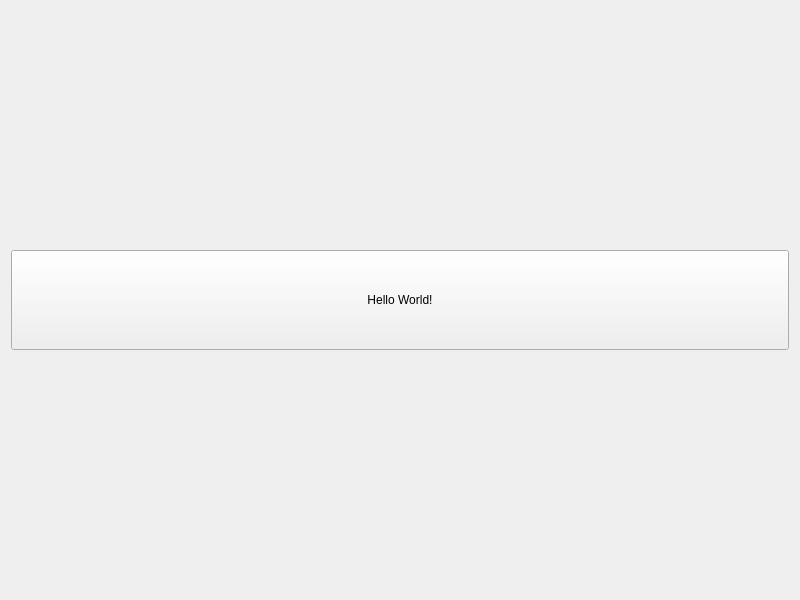
<?xml version="1.0" encoding="UTF-8"?>
<ui version="4.0">
 <class>Widget</class>
 <widget class="QWidget" name="Widget">
  <property name="geometry">
   <rect>
    <x>0</x>
    <y>0</y>
    <width>800</width>
    <height>600</height>
   </rect>
  </property>
  <property name="windowTitle">
   <string>Widget</string>
  </property>
  <layout class="QVBoxLayout" name="verticalLayout">
   <item>
    <widget class="QPushButton" name="pushButton">
     <property name="minimumSize">
      <size>
       <width>100</width>
       <height>100</height>
      </size>
     </property>
     <property name="text">
      <string>Hello World!</string>
     </property>
    </widget>
   </item>
  </layout>
 </widget>
 <resources/>
 <connections/>
</ui>
